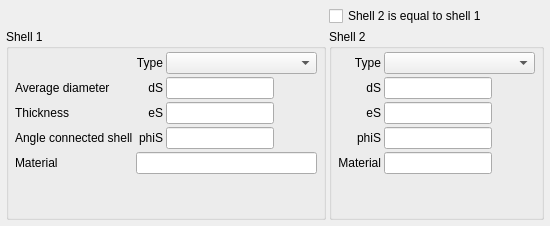
       <widget class="QWidget" name="tabShell">
        <attribute name="title">
         <string>Shell</string>
        </attribute>
        <layout class="QGridLayout" name="gridLayout_16">
         <property name="leftMargin">
          <number>6</number>
         </property>
         <property name="topMargin">
          <number>6</number>
         </property>
         <property name="rightMargin">
          <number>6</number>
         </property>
         <property name="bottomMargin">
          <number>6</number>
         </property>
         <property name="spacing">
          <number>3</number>
         </property>
         <item row="0" column="0">
          <spacer name="horizontalSpacer_11">
           <property name="orientation">
            <enum>Qt::Horizontal</enum>
           </property>
           <property name="sizeHint" stdset="0">
            <size>
             <width>221</width>
             <height>20</height>
            </size>
           </property>
          </spacer>
         </item>
         <item row="0" column="1">
          <widget class="QCheckBox" name="chbShell2Equal">
           <property name="text">
            <string>Shell 2 is equal to shell 1</string>
           </property>
          </widget>
         </item>
         <item row="1" column="0">
          <widget class="QGroupBox" name="gbShell_1">
           <property name="title">
            <string>Shell 1</string>
           </property>
           <layout class="QGridLayout" name="gridLayout_14">
            <property name="leftMargin">
             <number>6</number>
            </property>
            <property name="topMargin">
             <number>3</number>
            </property>
            <property name="rightMargin">
             <number>6</number>
            </property>
            <property name="bottomMargin">
             <number>3</number>
            </property>
            <property name="spacing">
             <number>3</number>
            </property>
            <item row="2" column="1">
             <widget class="QLabel" name="lbleS_1">
              <property name="text">
               <string>eS</string>
              </property>
              <property name="alignment">
               <set>Qt::AlignRight|Qt::AlignTrailing|Qt::AlignVCenter</set>
              </property>
             </widget>
            </item>
            <item row="3" column="1">
             <widget class="QLabel" name="lblphiS_1">
              <property name="text">
               <string>phiS</string>
              </property>
              <property name="alignment">
               <set>Qt::AlignRight|Qt::AlignTrailing|Qt::AlignVCenter</set>
              </property>
             </widget>
            </item>
            <item row="3" column="2">
             <widget class="RB_UomLineEdit" name="lephiS_1"/>
            </item>
            <item row="6" column="1">
             <spacer name="verticalSpacer_6">
              <property name="orientation">
               <enum>Qt::Vertical</enum>
              </property>
              <property name="sizeHint" stdset="0">
               <size>
                <width>20</width>
                <height>40</height>
               </size>
              </property>
             </spacer>
            </item>
            <item row="2" column="2">
             <widget class="RB_UomLineEdit" name="leeS_1"/>
            </item>
            <item row="0" column="2" colspan="2">
             <widget class="QComboBox" name="cbTypeShell_1"/>
            </item>
            <item row="1" column="2">
             <widget class="RB_UomLineEdit" name="ledS_1"/>
            </item>
            <item row="1" column="1">
             <widget class="QLabel" name="lbldS_1">
              <property name="text">
               <string>dS</string>
              </property>
              <property name="alignment">
               <set>Qt::AlignRight|Qt::AlignTrailing|Qt::AlignVCenter</set>
              </property>
             </widget>
            </item>
            <item row="0" column="1">
             <widget class="QLabel" name="lblTypeShell_1">
              <property name="text">
               <string>Type</string>
              </property>
              <property name="alignment">
               <set>Qt::AlignRight|Qt::AlignTrailing|Qt::AlignVCenter</set>
              </property>
             </widget>
            </item>
            <item row="2" column="3">
             <spacer name="horizontalSpacer_20">
              <property name="orientation">
               <enum>Qt::Horizontal</enum>
              </property>
              <property name="sizeHint" stdset="0">
               <size>
                <width>40</width>
                <height>20</height>
               </size>
              </property>
             </spacer>
            </item>
            <item row="1" column="0">
             <widget class="QLabel" name="label_50">
              <property name="text">
               <string>Average diameter</string>
              </property>
             </widget>
            </item>
            <item row="2" column="0">
             <widget class="QLabel" name="label_51">
              <property name="text">
               <string>Thickness</string>
              </property>
             </widget>
            </item>
            <item row="3" column="0">
             <widget class="QLabel" name="label_52">
              <property name="text">
               <string>Angle connected shell</string>
              </property>
             </widget>
            </item>
            <item row="4" column="0">
             <widget class="QLabel" name="lblMaterialShell_1">
              <property name="text">
               <string>Material</string>
              </property>
              <property name="alignment">
               <set>Qt::AlignLeading|Qt::AlignLeft|Qt::AlignVCenter</set>
              </property>
             </widget>
            </item>
            <item row="4" column="1" colspan="3">
             <widget class="RB_IdxLineEdit" name="ileMaterialShell_1"/>
            </item>
           </layout>
          </widget>
         </item>
         <item row="1" column="1">
          <widget class="QGroupBox" name="gbShell_2">
           <property name="title">
            <string>Shell 2</string>
           </property>
           <layout class="QGridLayout" name="gridLayout_15">
            <property name="leftMargin">
             <number>6</number>
            </property>
            <property name="topMargin">
             <number>3</number>
            </property>
            <property name="rightMargin">
             <number>6</number>
            </property>
            <property name="bottomMargin">
             <number>3</number>
            </property>
            <property name="spacing">
             <number>3</number>
            </property>
            <item row="3" column="1">
             <widget class="RB_UomLineEdit" name="lephiS_2"/>
            </item>
            <item row="2" column="0">
             <widget class="QLabel" name="lbleS_2">
              <property name="text">
               <string>eS</string>
              </property>
              <property name="alignment">
               <set>Qt::AlignRight|Qt::AlignTrailing|Qt::AlignVCenter</set>
              </property>
             </widget>
            </item>
            <item row="3" column="0">
             <widget class="QLabel" name="lblphiS_2">
              <property name="text">
               <string>phiS</string>
              </property>
              <property name="alignment">
               <set>Qt::AlignRight|Qt::AlignTrailing|Qt::AlignVCenter</set>
              </property>
             </widget>
            </item>
            <item row="0" column="0">
             <widget class="QLabel" name="lblTypeShell_2">
              <property name="text">
               <string>Type</string>
              </property>
              <property name="alignment">
               <set>Qt::AlignRight|Qt::AlignTrailing|Qt::AlignVCenter</set>
              </property>
             </widget>
            </item>
            <item row="1" column="1">
             <widget class="RB_UomLineEdit" name="ledS_2"/>
            </item>
            <item row="6" column="0">
             <spacer name="verticalSpacer_7">
              <property name="orientation">
               <enum>Qt::Vertical</enum>
              </property>
              <property name="sizeHint" stdset="0">
               <size>
                <width>20</width>
                <height>40</height>
               </size>
              </property>
             </spacer>
            </item>
            <item row="1" column="0">
             <widget class="QLabel" name="lbldS_2">
              <property name="text">
               <string>dS</string>
              </property>
              <property name="alignment">
               <set>Qt::AlignRight|Qt::AlignTrailing|Qt::AlignVCenter</set>
              </property>
             </widget>
            </item>
            <item row="2" column="1">
             <widget class="RB_UomLineEdit" name="leeS_2"/>
            </item>
            <item row="1" column="2">
             <spacer name="horizontalSpacer_21">
              <property name="orientation">
               <enum>Qt::Horizontal</enum>
              </property>
              <property name="sizeHint" stdset="0">
               <size>
                <width>40</width>
                <height>20</height>
               </size>
              </property>
             </spacer>
            </item>
            <item row="0" column="1" colspan="2">
             <widget class="QComboBox" name="cbTypeShell_2"/>
            </item>
            <item row="4" column="0">
             <widget class="QLabel" name="lblMaterialShell_2">
              <property name="text">
               <string>Material</string>
              </property>
              <property name="alignment">
               <set>Qt::AlignRight|Qt::AlignTrailing|Qt::AlignVCenter</set>
              </property>
             </widget>
            </item>
            <item row="4" column="1">
             <widget class="RB_IdxLineEdit" name="ileMaterialShell_2"/>
            </item>
           </layout>
          </widget>
         </item>
        </layout>
       </widget>
